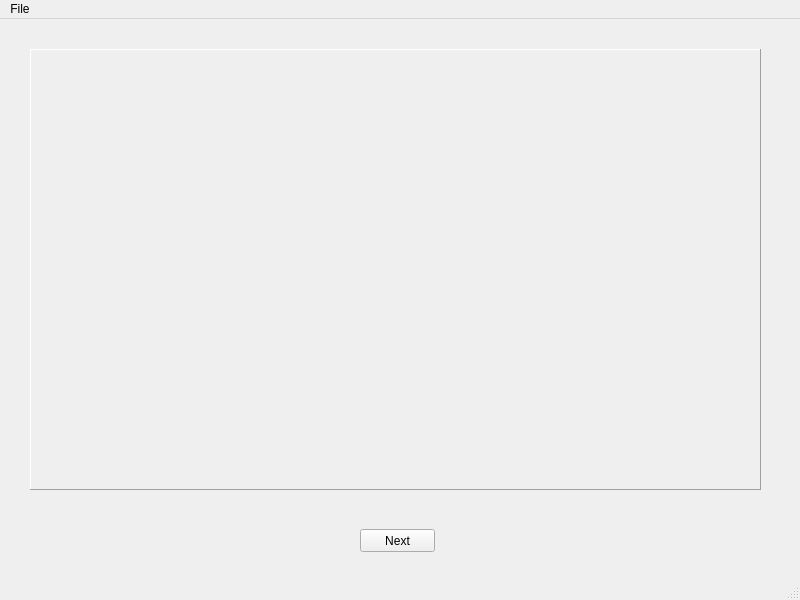
<?xml version="1.0" encoding="UTF-8"?>
<ui version="4.0">
 <class>MainWindow</class>
 <widget class="QMainWindow" name="MainWindow">
  <property name="geometry">
   <rect>
    <x>0</x>
    <y>0</y>
    <width>800</width>
    <height>600</height>
   </rect>
  </property>
  <property name="sizePolicy">
   <sizepolicy hsizetype="Preferred" vsizetype="Preferred">
    <horstretch>0</horstretch>
    <verstretch>0</verstretch>
   </sizepolicy>
  </property>
  <property name="windowTitle">
   <string>MainWindow</string>
  </property>
  <widget class="QWidget" name="centralwidget">
   <widget class="QPushButton" name="pushButton">
    <property name="geometry">
     <rect>
      <x>360</x>
      <y>510</y>
      <width>75</width>
      <height>23</height>
     </rect>
    </property>
    <property name="text">
     <string>Next</string>
    </property>
   </widget>
   <widget class="QFrame" name="frame">
    <property name="geometry">
     <rect>
      <x>30</x>
      <y>30</y>
      <width>731</width>
      <height>441</height>
     </rect>
    </property>
    <property name="frameShape">
     <enum>QFrame::Panel</enum>
    </property>
    <property name="frameShadow">
     <enum>QFrame::Raised</enum>
    </property>
    <widget class="QLabel" name="label">
     <property name="geometry">
      <rect>
       <x>10</x>
       <y>10</y>
       <width>711</width>
       <height>421</height>
      </rect>
     </property>
     <property name="contextMenuPolicy">
      <enum>Qt::CustomContextMenu</enum>
     </property>
     <property name="text">
      <string/>
     </property>
     <property name="alignment">
      <set>Qt::AlignCenter</set>
     </property>
    </widget>
   </widget>
  </widget>
  <widget class="QMenuBar" name="menubar">
   <property name="geometry">
    <rect>
     <x>0</x>
     <y>0</y>
     <width>800</width>
     <height>21</height>
    </rect>
   </property>
   <widget class="QMenu" name="menuFile">
    <property name="title">
     <string>File</string>
    </property>
    <addaction name="actionSelect"/>
    <addaction name="actionExit"/>
    <addaction name="separator"/>
   </widget>
   <addaction name="menuFile"/>
  </widget>
  <widget class="QStatusBar" name="statusbar"/>
  <action name="actionSelect">
   <property name="text">
    <string>Select</string>
   </property>
  </action>
  <action name="actionExit">
   <property name="text">
    <string>Exit</string>
   </property>
  </action>
 </widget>
 <resources/>
 <connections/>
</ui>
